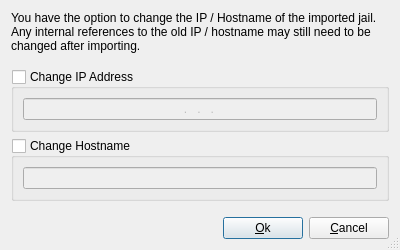
<?xml version="1.0" encoding="UTF-8"?>
<ui version="4.0">
 <class>dialogImport</class>
 <widget class="QDialog" name="dialogImport">
  <property name="windowModality">
   <enum>Qt::ApplicationModal</enum>
  </property>
  <property name="geometry">
   <rect>
    <x>0</x>
    <y>0</y>
    <width>400</width>
    <height>250</height>
   </rect>
  </property>
  <property name="sizePolicy">
   <sizepolicy hsizetype="Preferred" vsizetype="MinimumExpanding">
    <horstretch>0</horstretch>
    <verstretch>0</verstretch>
   </sizepolicy>
  </property>
  <property name="minimumSize">
   <size>
    <width>400</width>
    <height>250</height>
   </size>
  </property>
  <property name="baseSize">
   <size>
    <width>400</width>
    <height>250</height>
   </size>
  </property>
  <property name="windowTitle">
   <string>Import Jail</string>
  </property>
  <property name="windowIcon">
   <iconset resource="warden.qrc">
    <normaloff>:/cell.png</normaloff>:/cell.png</iconset>
  </property>
  <property name="sizeGripEnabled">
   <bool>true</bool>
  </property>
  <layout class="QGridLayout" name="gridLayout_3">
   <item row="0" column="0">
    <widget class="QLabel" name="label">
     <property name="text">
      <string>You have the option to change the IP / Hostname of the imported jail. Any internal references to the old IP / hostname may still need to be changed after importing. </string>
     </property>
     <property name="wordWrap">
      <bool>true</bool>
     </property>
    </widget>
   </item>
   <item row="2" column="0">
    <widget class="QGroupBox" name="groupIP">
     <property name="sizePolicy">
      <sizepolicy hsizetype="Preferred" vsizetype="MinimumExpanding">
       <horstretch>0</horstretch>
       <verstretch>0</verstretch>
      </sizepolicy>
     </property>
     <property name="title">
      <string>Change IP Address</string>
     </property>
     <property name="checkable">
      <bool>true</bool>
     </property>
     <property name="checked">
      <bool>false</bool>
     </property>
     <layout class="QGridLayout" name="gridLayout">
      <item row="0" column="0">
       <widget class="QLineEdit" name="lineIP">
        <property name="inputMask">
         <string>999\.999\.999\.999; </string>
        </property>
        <property name="text">
         <string>...</string>
        </property>
        <property name="alignment">
         <set>Qt::AlignCenter</set>
        </property>
       </widget>
      </item>
     </layout>
    </widget>
   </item>
   <item row="3" column="0">
    <widget class="QGroupBox" name="groupHostname">
     <property name="sizePolicy">
      <sizepolicy hsizetype="Preferred" vsizetype="MinimumExpanding">
       <horstretch>0</horstretch>
       <verstretch>0</verstretch>
      </sizepolicy>
     </property>
     <property name="title">
      <string>Change Hostname</string>
     </property>
     <property name="checkable">
      <bool>true</bool>
     </property>
     <property name="checked">
      <bool>false</bool>
     </property>
     <layout class="QGridLayout" name="gridLayout_2">
      <item row="0" column="0">
       <widget class="QLineEdit" name="lineHostname"/>
      </item>
     </layout>
    </widget>
   </item>
   <item row="4" column="0">
    <spacer name="verticalSpacer">
     <property name="orientation">
      <enum>Qt::Vertical</enum>
     </property>
     <property name="sizeHint" stdset="0">
      <size>
       <width>20</width>
       <height>40</height>
      </size>
     </property>
    </spacer>
   </item>
   <item row="5" column="0">
    <layout class="QHBoxLayout" name="horizontalLayout">
     <item>
      <spacer name="horizontalSpacer">
       <property name="orientation">
        <enum>Qt::Horizontal</enum>
       </property>
       <property name="sizeHint" stdset="0">
        <size>
         <width>40</width>
         <height>20</height>
        </size>
       </property>
      </spacer>
     </item>
     <item>
      <widget class="QPushButton" name="pushOk">
       <property name="text">
        <string>&amp;Ok</string>
       </property>
      </widget>
     </item>
     <item>
      <widget class="QPushButton" name="pushCancel">
       <property name="text">
        <string>&amp;Cancel</string>
       </property>
      </widget>
     </item>
    </layout>
   </item>
   <item row="1" column="0">
    <spacer name="verticalSpacer_2">
     <property name="orientation">
      <enum>Qt::Vertical</enum>
     </property>
     <property name="sizeHint" stdset="0">
      <size>
       <width>20</width>
       <height>40</height>
      </size>
     </property>
    </spacer>
   </item>
  </layout>
 </widget>
 <resources>
  <include location="warden.qrc"/>
 </resources>
 <connections/>
</ui>
